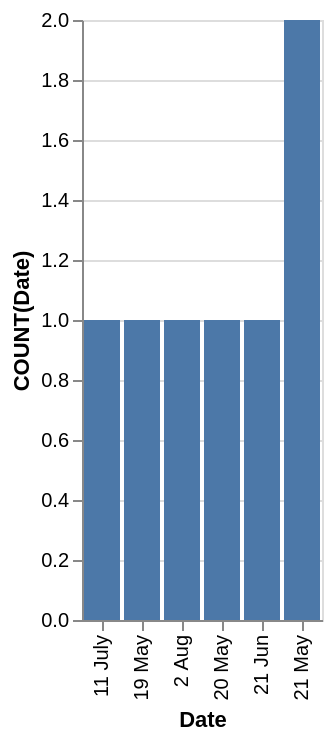

Describe this chart as a Vega-Lite specification.
### Vega-Lite specification from a JSON file in a GitHub repository (floating-point values rounded to 4 significant figures)
{"data": {"values": [{"x_data": "11 July", "y_data": 1}, {"x_data": "19 May", "y_data": 1}, {"x_data": "2 Aug", "y_data": 1}, {"x_data": "20 May", "y_data": 1}, {"x_data": "21 Jun", "y_data": 1}, {"x_data": "21 May", "y_data": 2}]}, "mark": "bar", "encoding": {"x": {"field": "x_data", "type": "nominal", "title": "Date", "sort": {"op": "sum", "field": "y_data", "order": "ascending"}}, "y": {"field": "y_data", "type": "quantitative", "title": "COUNT(Date)"}}}
